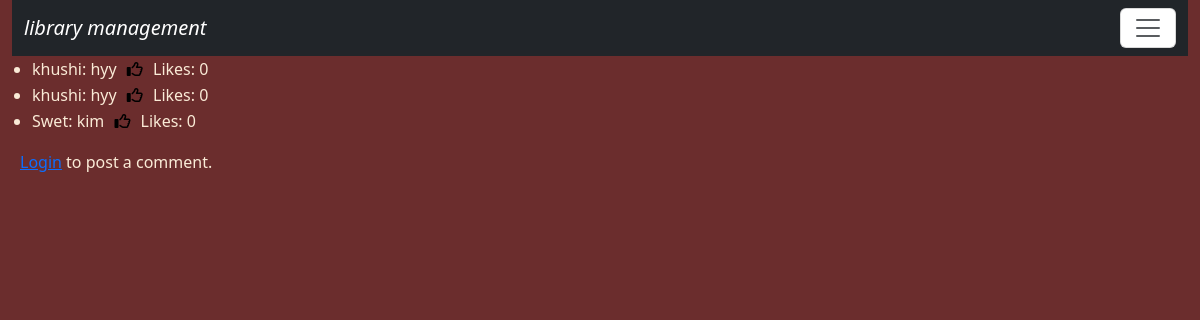
Page /comments/19/ on the committed database.
### library/models.py (models this page shows)
class Comment(models.Model):
    user = models.ForeignKey(User, on_delete=models.CASCADE)
    book = models.ForeignKey(Book, on_delete=models.CASCADE)
    text = models.TextField()
    likes = models.ManyToManyField(User,related_name='comment_likes', blank=True)
    def total_likes(self):
        return self.likes.count()

### library/views.py (the view)
# urls.py: path('comments/<int:id>/',views.addcomment,name='comment'),
def addcomment(request,id):
            book=Book.objects.get(pk=id)
            comments = book.comment_set.all()
            if request.method == "POST":
                text = request.POST.get("text","").strip()
                if text:
                    Comment.objects.create(book=book, user=request.user,text=text)
                    return redirect('comment', id=book.id)
            return render(request,'comment.html',{'alldata':comments ,'book':book})

### library/templates/comment.html (shortened to what this page needs)
{% extends 'base.html' %}
{% load static %}
{% block content %}
<div>
{% if perms.library.addcomment %}
    <ul>
        {% for comment in alldata %}
            <li>
                {{ comment.user.username }}: {{ comment.text }}
                <form action="{% url 'like-book' comment.id %}" method="POST" style="display:inline;">
                    {% csrf_token %}
                    <button type="submit" style="border: none; background: none;">
                        {% if request.user in comment.likes.all %}
                            <i class="fa-solid fa-thumbs-up" style="color:blue; font-size:16px;"></i>
                        {% else %}
                            <i class="fa-regular fa-thumbs-up" style="font-size:16px;"></i>
                        {% endif %}
                    </button>
                </form>
                <span>Likes: {{ comment.total_likes }}</span>
                <form action="{% url 'delcomment' id=comment.id %}" method="POST">
                    {% csrf_token %}
                    <button type="submit">Delete</button>
                </form>
            </li>
        {% empty %}
            <li>No comments yet.</li>
        {% endfor %}
    </ul>
{% else %}
    <ul>
        {% for comment in alldata %}
            <li>
                {{ comment.user.username }}: {{ comment.text }}
                <form action="{% url 'like-book' comment.id %}" method="POST" style="display:inline;">
                    <button type="submit" style="border: none; background: none;">
                        {% if request.user in comment.likes.all %}
                            <i class="fa-solid fa-thumbs-up" style="color:blue; font-size:16px;"></i>
                        {% else %}
                            <i class="fa-regular fa-thumbs-up" style="font-size:16px;"></i>
                        {% endif %}
                    </button>
                </form>
                <span>Likes: {{ comment.total_likes }}</span>
            </li>
        {% empty %}
            <li>No comments yet.</li>
        {% endfor %}
    </ul>
    <div style="margin-left:20px;">
        {% if user.is_authenticated %}
            <form method="POST">
                {% csrf_token %}
                <textarea name="text" class="col-sm-4" rows="2" required></textarea><br>
                <button type="submit" class='btn btn-info'>Post Comment</button>
            </form>
        {% else %}
            <p><a href="{% url 'login' %}">Login</a> to post a comment.</p>
        {% endif %}
    </div>
{% endif %}
</div>
{% endblock content %}

### library/static/css/style.css (style rules this page uses)
body { background-color:rgb(107, 45, 45); color:antiquewhite; }

### rows in the picture
Comment: user.username "khushi", text "hyy", total_likes "0"
Comment: user.username "khushi", text "hyy", total_likes "0"
Comment: user.username "Swet", text "kim", total_likes "0"
